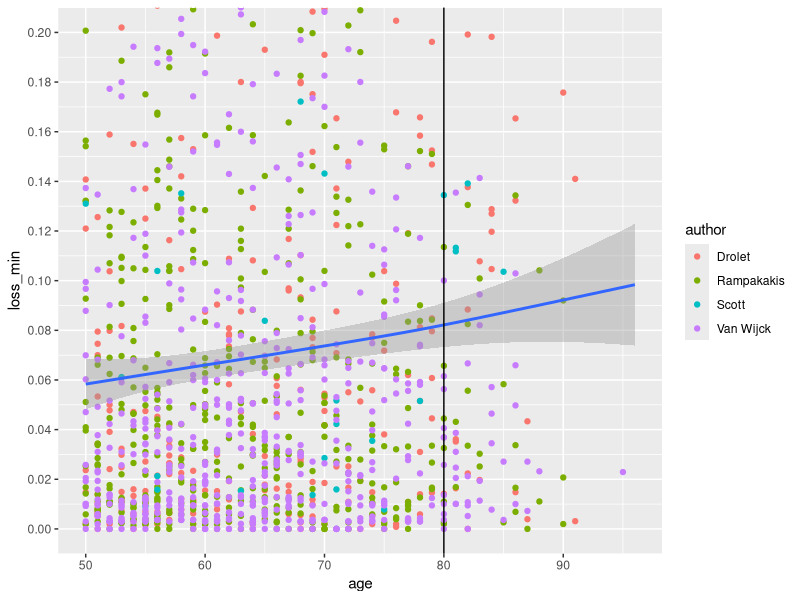
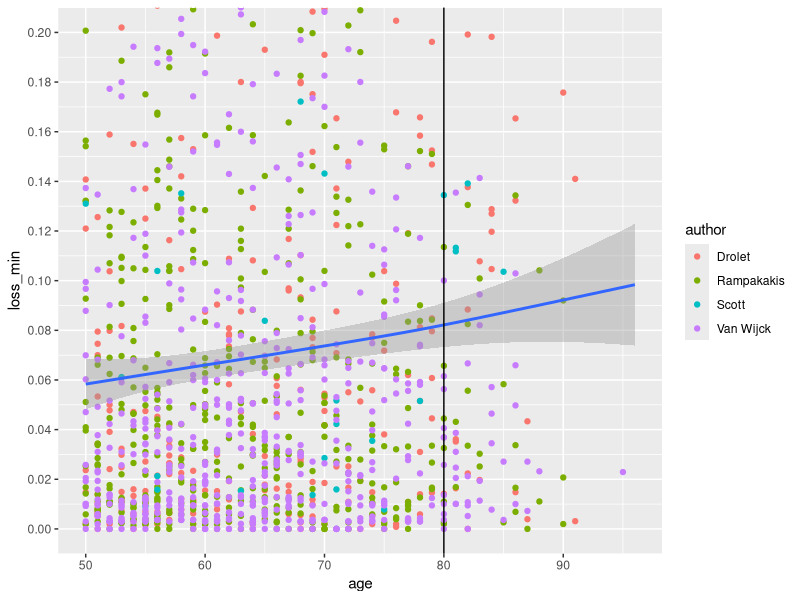
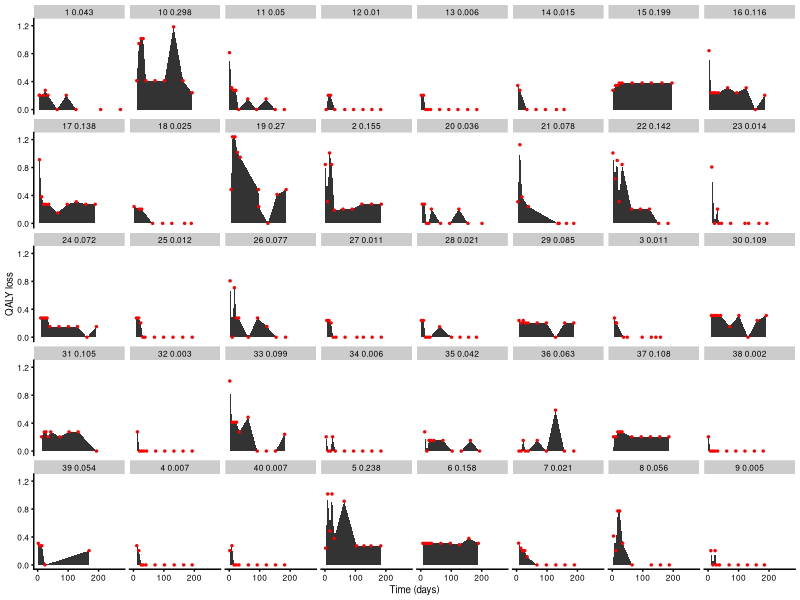
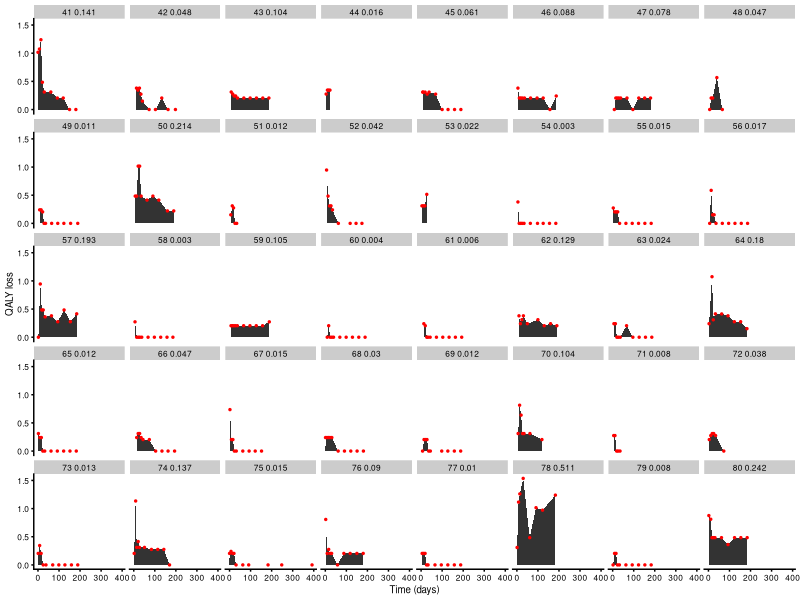
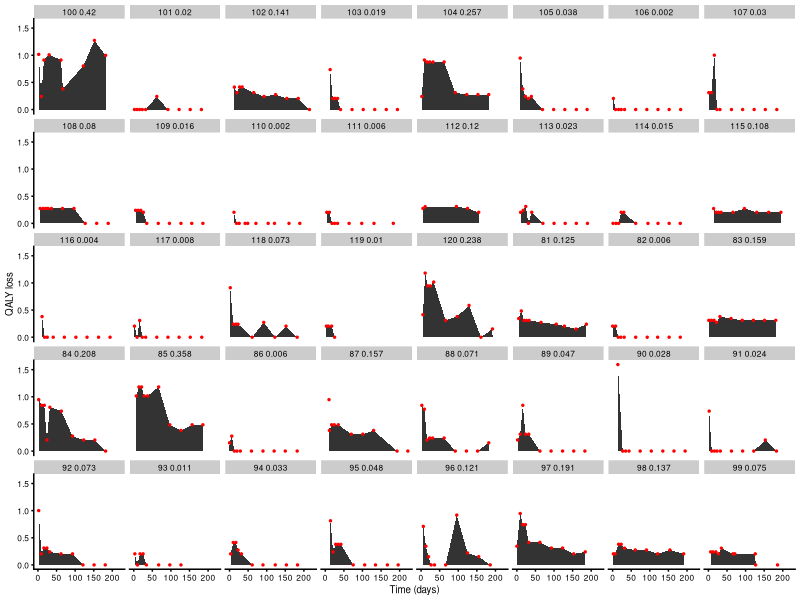
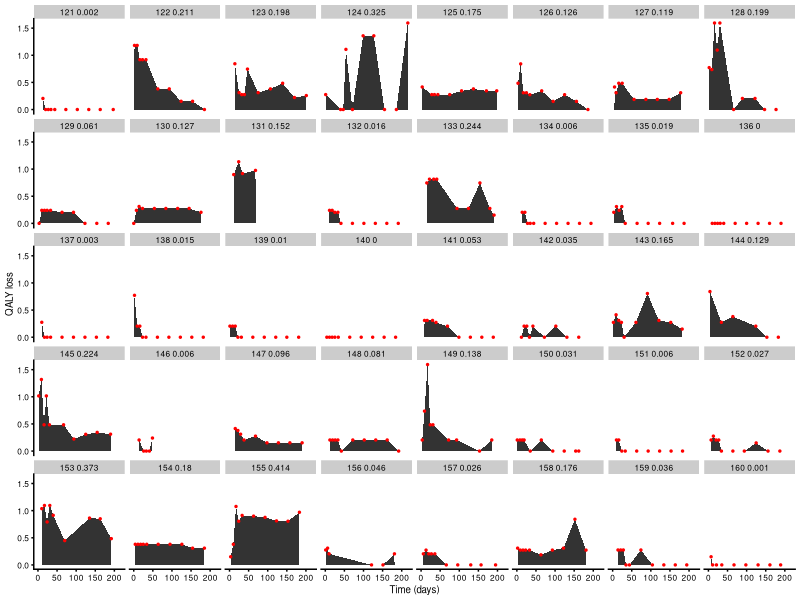
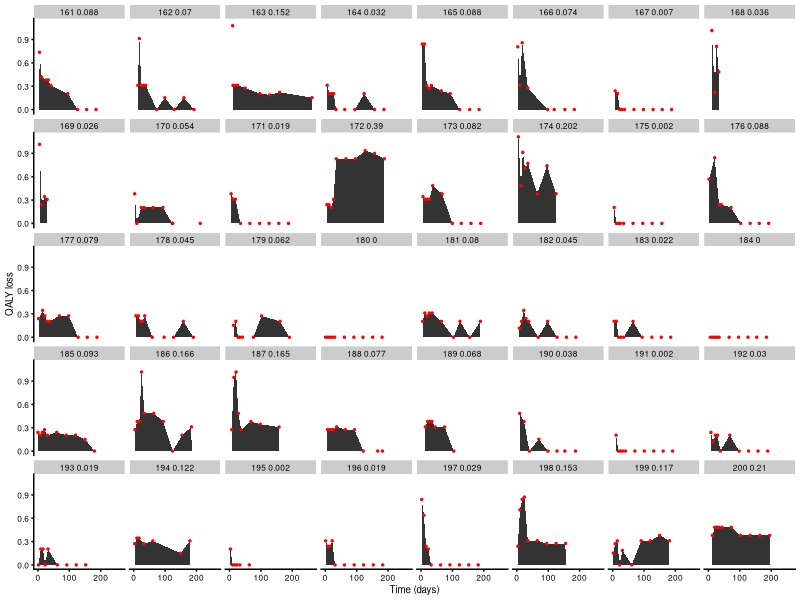
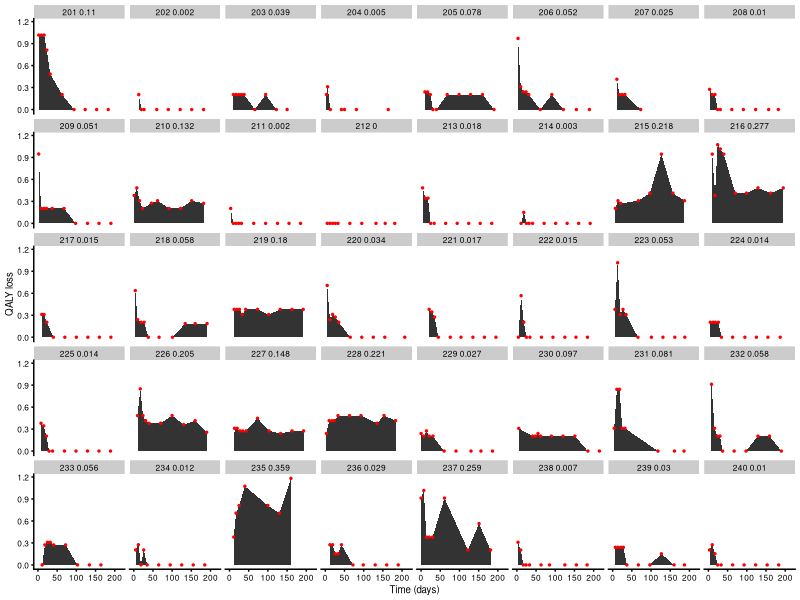

R code for these plots, in order: (Note: a time limit stopped this script after it produced the figures.)
library(data.table)
library(ggplot2)

# Load data
data = fread("./data/27-06-2018 EQ5D_IL.df.mini EQ5D individual level data.csv")
data = data[order(study, Patient.ID, time_points)]

# This explores QALY loss as the area under the polygon defined by loss
# measurements, e.g. if 1 - EQ5D measurements are *, looks like this:
#           *                                   
#          #|##                                 
#        ###|#####*                    *        
#      *####|#####|#####          #####|         
# -----|####|#####|##########*#########|--------
#
# i.e. no area "sticks out" before the first point on the time axis or after
# the last point on the time axis. My argument is that the QALY loss for a
# given patient should be at least this much.

# Calculate QALY loss for each patient
area = function(t, x)
{
    widths = diff(t)
    heights = (head(x, -1) + tail(x, -1)) / 2
    sum(widths * heights)
}
losses = data[, .(loss_min = area(time_points, 1 - EQ5D) / 365.25), 
    by = .(study, Patient.ID, age)]

# Look at trend in QALY loss with age
losses[, author := sub(" et al.*$", "", study)]
ggplot(losses[age >= 50], aes(x = age, y = loss_min)) +
    geom_point(aes(colour = author)) +
    geom_smooth() +
    geom_vline(aes(xintercept = 80)) + 
    coord_cartesian(ylim = c(0, 0.2)) +
    scale_y_continuous(breaks = seq(0, 0.2, by = 0.02))
ggsave("./experimental/example_area_age.pdf", width = 8, height = 4)

# Look at individual QALY loss per patient
data = merge(data, losses, by = c("study", "Patient.ID", "age"), all = TRUE)
data[, patient_number := .GRP, by = .(study, Patient.ID)]
data[, panel_id := paste(patient_number, round(loss_min, 3))]

# Save as a multi-page figure
pdf("./experimental/example_area_individual.pdf", width = 10, height = 6)

patients = data[, unique(Patient.ID)]
for (p in seq(1, length(patients), by = 40)) {
    cat(".")
    pat = patients[p:(p + 39)]
    pat = pat[!is.na(pat)]
    plot = ggplot(data[Patient.ID %in% pat]) +
        geom_area(aes(x = time_points, y = 1 - EQ5D)) +
        geom_point(aes(x = time_points, y = 1 - EQ5D), colour = "red", size = 0.5) +
        facet_wrap(~panel_id, nrow = 5, ncol = 8) +
        cowplot::theme_cowplot(font_size = 7) +
        labs(x = "Time (days)", y = "QALY loss")
    print(plot)
}

dev.off()
